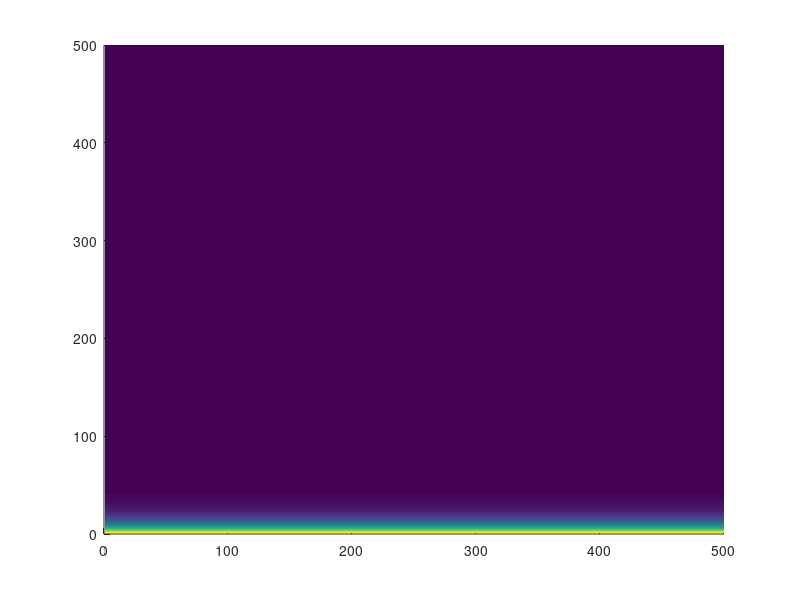
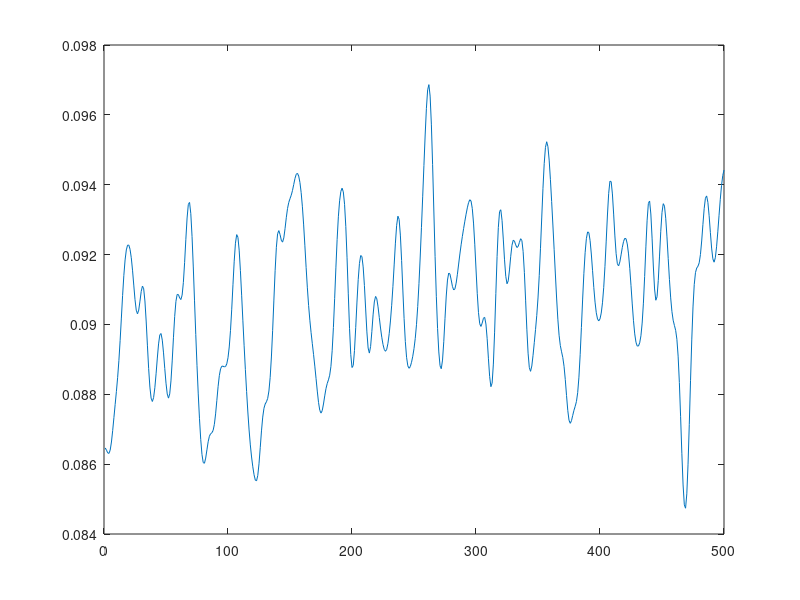

Write the MATLAB code that produced these figures, in order. (Note: this script raises an error after producing the figures.)
function createInitialTopographyFile
% Create initial topography and save as matlab variables to be loaded by Lobyte3D

    xSize = 500;
    ySize = 500;
    topog = zeros (ySize, xSize);
    
    maxElev = 500; % so the elevation of the top of the slope, in m
%     lengthOfSlope = 50; % length of the slope topography, in grid cells
%     slopeGradient = maxElev / lengthOfSlope; % Specify the slope gradient, as 2% of the maxElev per grid cell
%     basinFloorGradient = 0.01; % Specify the basin-floor gradient, per grid cell, in meters.
    randNoiseRelief = 0.01; % Random noise in topography has amplitude/relief of 0.001m, so 1mm - not physically significant, but important to avoid numerical artifacts selecting lowest neighbour cells etc
    
    topog = createConcaveSlopeTopog(topog, xSize, ySize, randNoiseRelief, maxElev);
%     topog = createSlopeFlatBasinFloorTopog(topog, xSize, ySize, randNoiseRelief, maxElev, slopeGradient, basinFloorGradient);
%     topog = createPondedBasinFloorTopog(topog, xSize, ySize, randNoiseRelief, maxElev);

%     % Create a channel leading on to a barrier, to test flow trapping
%     % behind obstacle etc
%     topog(50,:) = topog(50,:) + 100;
%     topog(1:49,249) = topog(1:49,249) + 100;
%     topog(1:49,251) = topog(1:49,251) + 100;
%     topog(50,250) = 50;

    figure;
    handle = surface(topog);
    set(handle,'edgecolor','none');
    
    xco = 1:xSize;
    sectTopog = topog(round(ySize/2),:);
    figure;
    plot(xco, sectTopog);
    
    save('modelInputParameters/initialTopographyFiles/concaveBasinFloorInitTopogSmoothFilterW3.txt','topog','-ascii');
end 
    
function topog = createSlopeFlatBasinFloorTopog(topog, xSize, ySize, randNoiseRelief, maxElev, slopeGradient, basinFloorGradient)

    topog(1,:) = maxElev; % set top edge of grid to this initial elevation value  
    
    % Create a marine slope from maxElev to elevation = 0 on the basin floor
    i=2;
    while topog(i-1,1) > 0                         
        topog(i,:) = topog(i-1,:) - slopeGradient;
        i = i + 1;
    end

    % Fill the remaining part of the grid with the basin floor elevation, effectively from row i-1 coming out of the previous loop
    % Gradient on the basin floor is basinFloorSlope
    for j =i:ySize                         
        topog(j,:) = topog(j-1,:) - basinFloorGradient; 
    end    
    
    % Now to make sure the floor is never completely flat, which would be unrealistic and may cause artifacts in the flow calculations, add some
    % low amplitude random noise to that topography
    topog = addSmoothedNoise(topog, randNoiseRelief, ySize, xSize);

    % Finally, make sure that the lowest topography value on the grid is zero, not a minus number, to avoid issues with complex number results in flow algorithms
    minTopogValue = min(min(topog));
    topog = topog + abs(minTopogValue); % So find minimum value in the topography and add it backt to the topography to ensure min=zero
end 
 
function topog = createPondedBasinFloorTopog(topog, xSize, ySize, randNoiseRelief, maxElev)

    topog(1,:) = maxElev; % set top edge of grid to this initial elevation value  
    slopeDecayRate = maxElev * 0.02; % Specify the slope gradient, as 2% of the maxElev per grid cell
    
    % Create a marine slope from maxElev to elevation = 0 on the basin floor
    i=2;
    while topog(i-1,1) > 0                         
        topog(i,:) = topog(i-1,:) - slopeDecayRate;
        i = i + 1;
    end

    % Fill the remaining part of the grid with a slope of the same gradient in the opposite direction
    for j =i:ySize                         
        topog(j,:) = topog(j-1,:) + slopeDecayRate;
    end    
    
    % Now to make sure the floor is never completely flat, which would be unrealistic and may cause artifacts in the flow calculations, add some
    % low amplitude random noise to that topography
    topog = addSmoothedNoise(topog, randNoiseRelief, ySize, xSize);

    % Finally, make sure that the lowest topography value on the grid is zero, not a minus number, to avoid issues with complex number results in flow algorithms
    minTopogValue = min(min(topog));
    topog = topog + abs(minTopogValue); % So find minimum value in the topography and add it backt to the topography to ensure min=zero
end 
 
function topog = createConcaveSlopeTopog(topog, xSize, ySize, randNoiseRelief, maxElev)

    topog(1,:) = maxElev; % set top edge of grid to this initial elevation value  
    slopeDecayRate = 0.9; % Specify the slope gradient, as 2% of the maxElev per grid cell

    for j = 2:ySize
        topog(j,:) = topog(j - 1,:) .* slopeDecayRate;
    end
    
    topog = addSmoothedNoise(topog, randNoiseRelief, ySize, xSize);

    % Finally, make sure that the lowest topography value on the grid is zero, not a minus number, to avoid issues with complex number results in flow algorithms
    minTopogValue = min(min(topog));
    topog = topog + abs(minTopogValue); % So find minimum value in the topography and add it backt to the topography to ensure min=zero
end

function topog = addSmoothedNoise(topog, randNoiseRelief, ySize, xSize)

    % Add some smoothed random noise to that topography
    noise = rand(ySize, xSize) .* randNoiseRelief;
    for j = 1:50
        noise = imgaussfilt(noise,'FilterSize',5); % Repeatedly smooth with a filter size 5 to create longer-wavelength topog noise
    end
    noise = noise * 10.0; % increase the amplitude to compensate for reduction in amplitude from the averaging
    topog = topog + noise;
end




